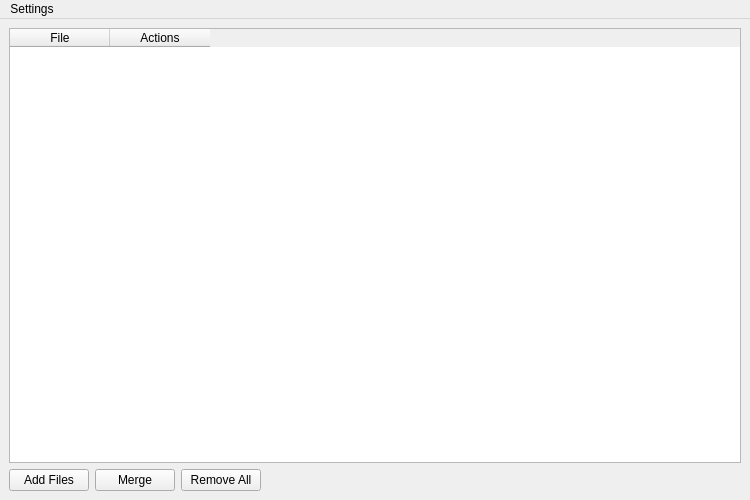
<?xml version="1.0" encoding="UTF-8"?>
<ui version="4.0">
    <class>PDFMergerApp</class>
    <widget class="QMainWindow" name="PDFMergerApp">
        <property name="geometry">
            <rect>
                <x>0</x>
                <y>0</y>
                <width>750</width>
                <height>500</height>
            </rect>
        </property>
        <property name="windowTitle">
            <string>PDF Merger</string>
        </property>


        <!-- Menu bar (no geometry!) -->
        <widget class="QMenuBar" name="menuBar">
            <addaction name="menuSettings" />
        </widget>

        <!-- Settings menu -->
        <widget class="QMenu" name="menuSettings">
            <property name="title">
                <string>Settings</string>
            </property>
            <addaction name="actionPreferences" />
        </widget>

        <!-- Preferences action -->
        <action name="actionPreferences">
            <property name="text">
                <string>Preferences</string>
            </property>
        </action>

        <!-- Central widget -->
        <widget class="QWidget" name="centralwidget">
            <layout class="QVBoxLayout" name="verticalLayout">
                <item>
                    <widget class="QTableWidget" name="table">
                        <column>
                            <property name="text">
                                <string>File</string>
                            </property>
                        </column>
                        <column>
                            <property name="text">
                                <string>Actions</string>
                            </property>
                        </column>
                    </widget>
                </item>

                <item>
                    <layout class="QHBoxLayout" name="buttonRow">
                        <item>
                            <widget class="QPushButton" name="add_btn">
                                <property name="text">
                                    <string>Add Files</string>
                                </property>
                            </widget>
                        </item>
                        <item>
                            <widget class="QPushButton" name="merge_btn">
                                <property name="text">
                                    <string>Merge</string>
                                </property>
                            </widget>
                        </item>
                        <item>
                            <widget class="QPushButton" name="remove_all_btn">
                                <property name="text">
                                    <string>Remove All</string>
                                </property>
                            </widget>
                        </item>
                        <item>
                            <spacer name="horizontalSpacer">
                                <property name="orientation">
                                    <enum>Qt::Horizontal</enum>
                                </property>
                                <property name="sizeType">
                                    <enum>QSizePolicy::Expanding</enum>
                                </property>
                                <property name="sizeHint" stdset="0">
                                    <size>
                                        <width>40</width>
                                        <height>20</height>
                                    </size>
                                </property>
                            </spacer>

                        </item>
                    </layout>
                </item>
            </layout>
        </widget>
    </widget>
    <resources />
    <connections />
</ui>
